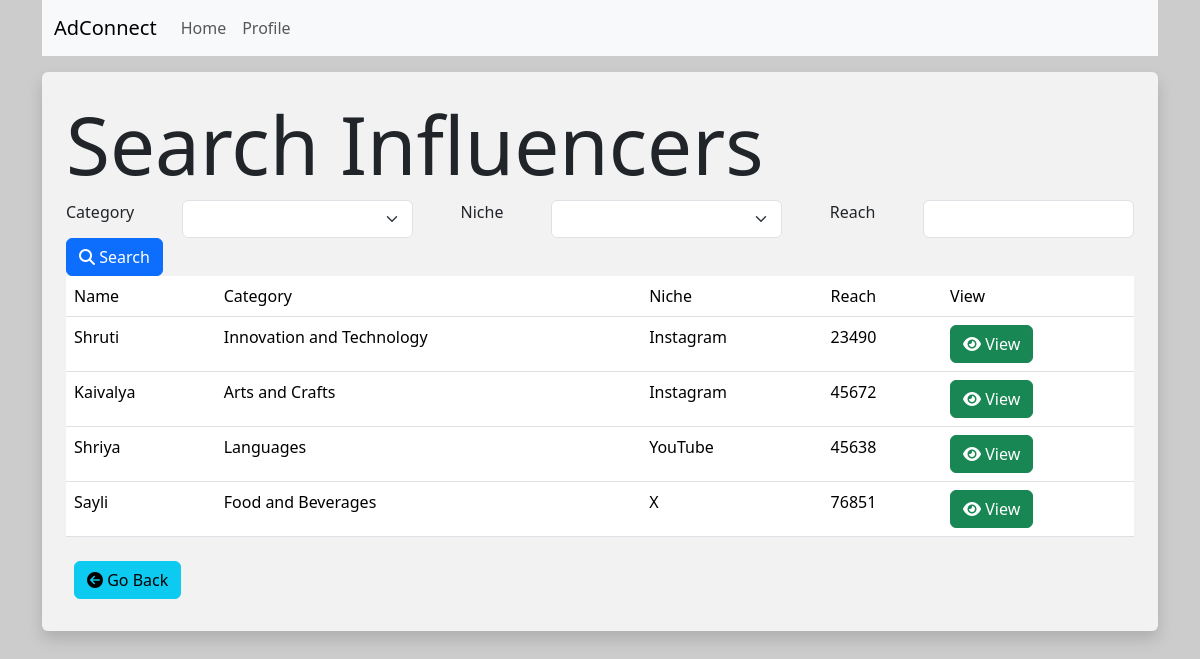
Screenshot of /sponsor/search (signed in) with the database file from the repository.
### models.py (models this page shows)
class Influencer(db.Model):
    __tablename__ = 'influencers'
    id = db.Column(db.Integer, primary_key=True)
    username = db.Column(db.String(128),unique=True,nullable=False)
    passhash = db.Column(db.String(256),nullable=False)
    name = db.Column(db.String(64),nullable=True)
    category = db.Column(db.String(128),nullable=False)
    niche = db.Column(db.String(128),nullable=False)
    reach = db.Column(db.Integer)
    ad_requests = db.relationship('AdRequest', back_populates='influencer')

### routes.py (the view)
@app.route("/sponsor/search")
@sponsor_required
def search_influencer():
    categories = [influencer.category for influencer in Influencer.query.distinct(Influencer.category).all()]
    niches = [influencer.niche for influencer in Influencer.query.distinct(Influencer.niche).all()]
    influencers = Influencer.query.all()
    return render_template("/sponsor/search_influencers.html", influencers = influencers, categories=categories, niches=niches)

### routes.py (called while the page is built)
def sponsor_required(inner_func):
    @wraps(inner_func)
    def decorated_func(*args, **kwargs):
        if session.get("id"):
            if session.get("user_type") == "sponsor":
                if session['is_flagged'] == True:
                    flash("Error : Your account has been flagged. Please contact our support team at support@adconnect.in ")
                    return redirect(url_for('login'))
                else:
                    return inner_func(*args, **kwargs)
            else:
                flash("Error : You are not authorized to access this page")
                return redirect(url_for('index'))
        else:
            flash("Error : Please log in to continue")
            return redirect(url_for('login'))
    return decorated_func

### templates/sponsor/search_influencers.html (shortened to what this page needs)
{% extends 'layout.html' %}
{% block content %}
<div class="p-4 bg-white bg-opacity-75 rounded shadow mt-3">
    <h1 class="display-1">Search Influencers</h1>
    <form action="{{ url_for('search_influencer_post')}}" method="POST">
        <div class="d-flex gap-5">
            <label for="category">Category</label>
            <select name="category" class="form-select">
                <option value=""></option>
                {% for category in categories %}
                    <option value="{{category}}">{{category}}</option>
                {% endfor %}
            </select>
            <label for="niche">Niche</label>
            <select name="niche" class="form-select">
                <option value=""></option>
                {% for niche in niches %}
                    <option value="{{niche}}">{{niche}}</option>
                {% endfor %}
            </select>
            <label for="reach">Reach</label>
            <input type="number" name="reach" class="form-control" min="0">
        </div>
        <button type="submit" class="btn btn-primary"><i class="fa-solid fa-magnifying-glass"></i> Search</button>
    </form>
    <table class="table table-hover">
        <thead>
            <tr>
                <td>Name</td>
                <td>Category</td>
                <td>Niche</td>
                <td>Reach</td>
                <td>View</td>
            </tr>
        </thead>
        <tbody>
            {% for influencer in influencers %}
                <tr>
                    <td>{{influencer.name}}</td>
                    <td>{{influencer.category}}</td>
                    <td>{{influencer.niche}}</td>
                    <td>{{influencer.reach}}</td>
                    <td><a href="{{url_for('view_influencer', id=influencer.id)}}" class="btn btn-success"><i class="fa-solid fa-eye"></i> View</a></td>
                </tr>
            {% else %}
                <h3 class="display-3">No influencers found.</h3>
            {% endfor %}
        </tbody>
    </table>
    <div class="form-group p-2">
        <a href="{{ url_for('sponsor_home') }}" class="btn btn-info"><i class="fa fa-arrow-circle-left"></i> Go Back</a>
    </div>
</div>
{% endblock %}

### templates/layout.html (style rules this page uses)
body { background-image: url('https://picsum.photos/1920/1080'); background-size: cover; background-repeat: no-repeat; background-attachment: fixed; }

### rows the page displays
Influencer: name "Shruti", category "Innovation and Technology", niche "Instagram", reach "23490"
Influencer: name "Kaivalya", category "Arts and Crafts", niche "Instagram", reach "45672"
Influencer: name "Shriya", category "Languages", niche "YouTube", reach "45638"
Influencer: name "Sayli", category "Food and Beverages", niche "X", reach "76851"
